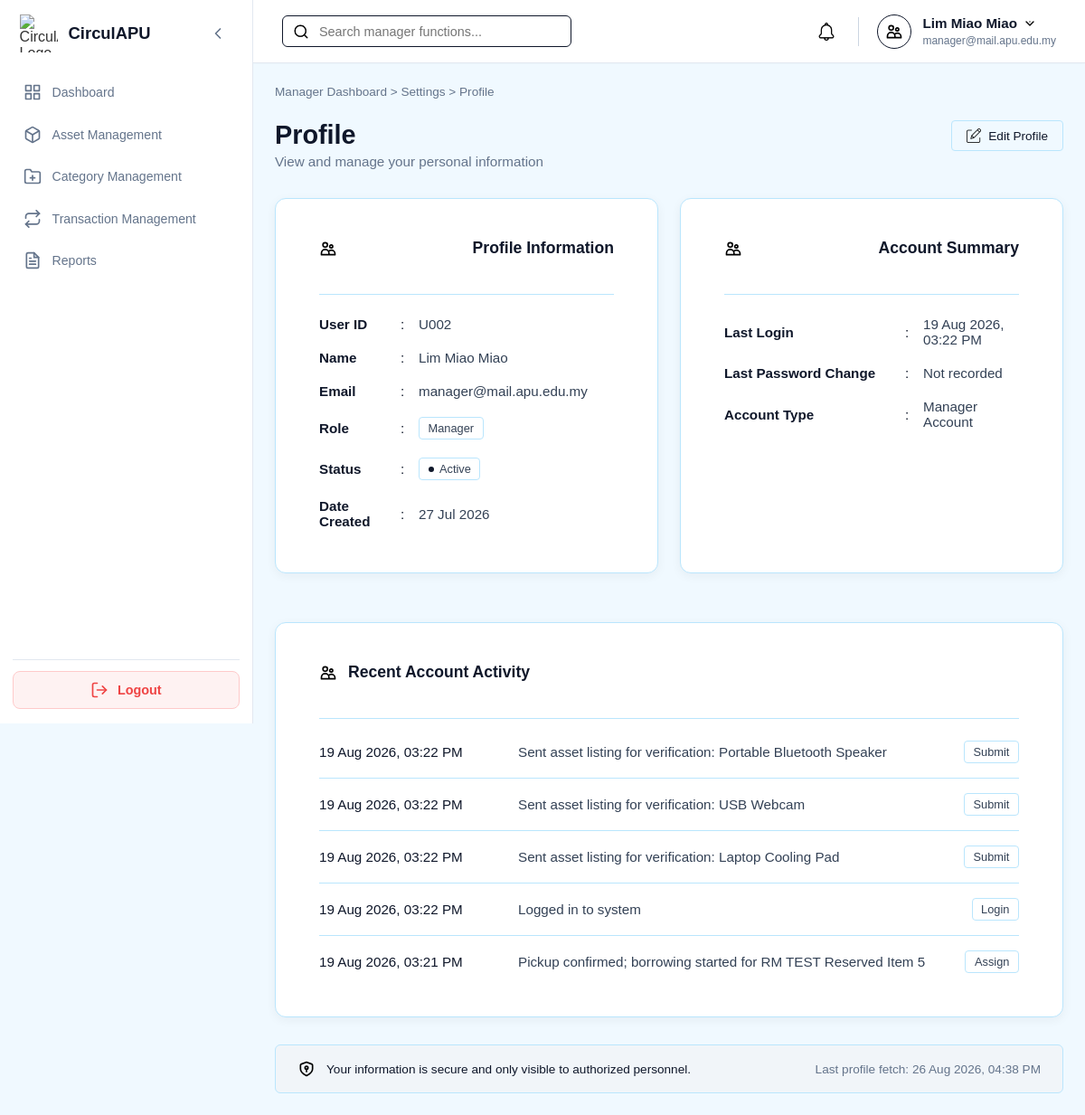
The app's page /profile_setting.php (signed in), older data.
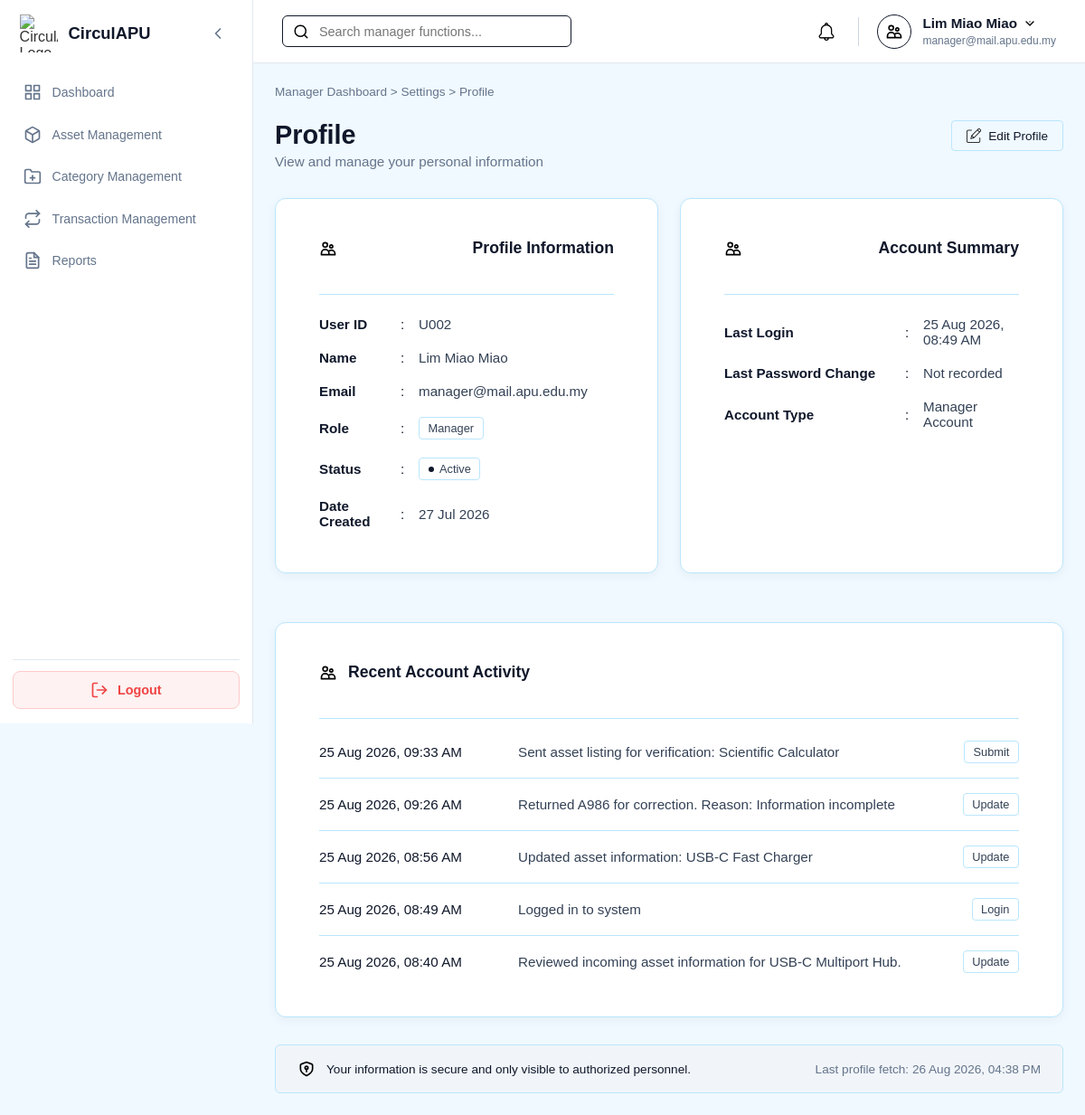
The same page, newer data.
### tables this page shows
CREATE TABLE `systemlog` (
  `logID` varchar(10) NOT NULL,
  `userID` varchar(10) NOT NULL,
  `actionType` enum('Create','Submit','Approve','Reject','Redeem','Assign','Update','Delete','Login','Logout') NOT NULL,
  `refType` enum('Mission','Asset','Reward','Badge','Tier','Verification','User','Category','Transaction','Borrowing') NOT NULL,
  `refID` varchar(10) DEFAULT NULL,
  `description` varchar(255) NOT NULL,
  `timeLogged` timestamp NOT NULL DEFAULT current_timestamp()
);

### profile_setting.php (the view, shortened to what the changed rows need)
<?php
require_once 'db.php';
$user_id = $_SESSION['user_id'];
$stmt = $conn->prepare(
    "SELECT u.userID, u.name, u.email, u.role, u.status, u.dateCreated,
            (SELECT MAX(sl.timeLogged)
             FROM systemlog sl
             WHERE sl.userID = u.userID AND sl.actionType = 'Login') AS lastLogin
     FROM user u
     WHERE u.userID = ?"
);
$stmt->bind_param("s", $user_id);
$stmt->execute();
$result = $stmt->get_result();
$user_data = $result->fetch_assoc();
$activity_stmt = $conn->prepare(
    "SELECT actionType, refType, description, timeLogged
     FROM systemlog WHERE userID = ?
     ORDER BY timeLogged DESC LIMIT 5"
);
$activity_stmt->bind_param('s', $user_id);
$activity_stmt->execute();
$recent_account_activity = $activity_stmt->get_result()->fetch_all(MYSQLI_ASSOC);
$last_login_at = $user_data['lastLogin'] ?: ($_SESSION['last_login_at'] ?? null);
$last_login_display = 'Not recorded';
if ($last_login_at && ($last_login_timestamp = strtotime($last_login_at)) !== false) {
    $last_login_display = date('Y-m-d', $last_login_timestamp) === date('Y-m-d')
        ? 'Today, ' . date('h:i A', $last_login_timestamp)
        : date('d M Y, h:i A', $last_login_timestamp);
}
$theme_class = 'role-' . strtolower($user_data['role']);
?>
<!DOCTYPE html>
<html lang="en">
<head>
    <link rel="stylesheet" href="style.css">
    <?php if (($user_data['role'] ?? '') === 'Manager'): ?><link rel="stylesheet" href="/CirculAPU/Manager/manager_mobile.css?v=<?=filemtime(__DIR__.'/Manager/manager_mobile.css')?>"><?php endif; ?>
</head>
<body class="<?php echo htmlspecialchars($theme_class); ?> profile-settings-page">
    <div class="dashboard-container">
        <div class="main-content">
            <main class="page-body">
                <div class="page-header">
                    <div class="header-titles">
                        <h1>Profile</h1>
                    </div>
                </div>
                <div class="profile-grid">
                    <form id="profile-edit-form" method="POST" class="content-card">
                        <div class="card-header">
                            <h2>Profile Information</h2>
                        </div>
                    </form>
                    <div class="content-card">
                        <div class="card-header">
                            <h2>Account Summary</h2>
                        </div>
                        <div class="profile-info-list padded-list">
                            <div class="info-row">
                                <span class="info-label wide-label">Last Login</span>
                                <span class="info-separator">:</span>
                                <span class="info-value"><?php echo htmlspecialchars($last_login_display); ?></span>
                            </div>
                        </div>
                    </div>
                </div>
                <div class="content-card full-width-card">
                    <div class="card-header space-between">
                        <div class="header-left">
                            <h2>Recent Account Activity</h2>
                        </div>
                    </div>
                    <div class="activity-list">
                        <?php if (!$recent_account_activity): ?>
                            <div class="activity-row">
                                <span class="activity-desc">No account activity has been recorded.</span>
                            </div>
                        <?php else: ?>
                            <?php foreach ($recent_account_activity as $activity): ?>
                                <div class="activity-row">
                                    <span class="activity-date"><?php echo htmlspecialchars(date('d M Y, h:i A', strtotime($activity['timeLogged']))); ?></span>
                                    <span class="activity-desc"><?php echo htmlspecialchars($activity['description']); ?></span>
                                    <span class="badge neutral-badge outline"><?php echo htmlspecialchars($activity['actionType']); ?></span>
                                </div>
                            <?php endforeach; ?>
                        <?php endif; ?>
                    </div>
                </div>
            </main>
        </div>
    </div>
</body>
</html>

Row changes from the older to the newer data that the page shows:
no longer on this page (row unchanged): systemlog: timeLogged "19 Aug 2026, 03:22 PM", description "Sent asset listing for verification: Portable Bluetooth Speaker", actionType "Submit"
no longer on this page (row unchanged): systemlog: timeLogged "19 Aug 2026, 03:22 PM", description "Sent asset listing for verification: USB Webcam", actionType "Submit"
no longer on this page (row unchanged): systemlog: timeLogged "19 Aug 2026, 03:22 PM", description "Sent asset listing for verification: Laptop Cooling Pad", actionType "Submit"
no longer on this page (row unchanged): systemlog: timeLogged "19 Aug 2026, 03:22 PM", description "Logged in to system", actionType "Login"
removed systemlog: timeLogged "19 Aug 2026, 03:21 PM", description "Pickup confirmed; borrowing started for RM TEST Reserved Item 5", actionType "Assign"
added systemlog: timeLogged "25 Aug 2026, 09:33 AM", description "Sent asset listing for verification: Scientific Calculator", actionType "Submit"
added systemlog: timeLogged "25 Aug 2026, 09:26 AM", description "Returned A986 for correction. Reason: Information incomplete", actionType "Update"
added systemlog: timeLogged "25 Aug 2026, 08:56 AM", description "Updated asset information: USB-C Fast Charger", actionType "Update"
added systemlog: timeLogged "25 Aug 2026, 08:49 AM", description "Logged in to system", actionType "Login"
added systemlog: timeLogged "25 Aug 2026, 08:40 AM", description "Reviewed incoming asset information for USB-C Multiport Hub.", actionType "Update"
Text that changed along with them:
$last_login_display: "19 Aug 2026, 03:22 PM" → "25 Aug 2026, 08:49 AM"
